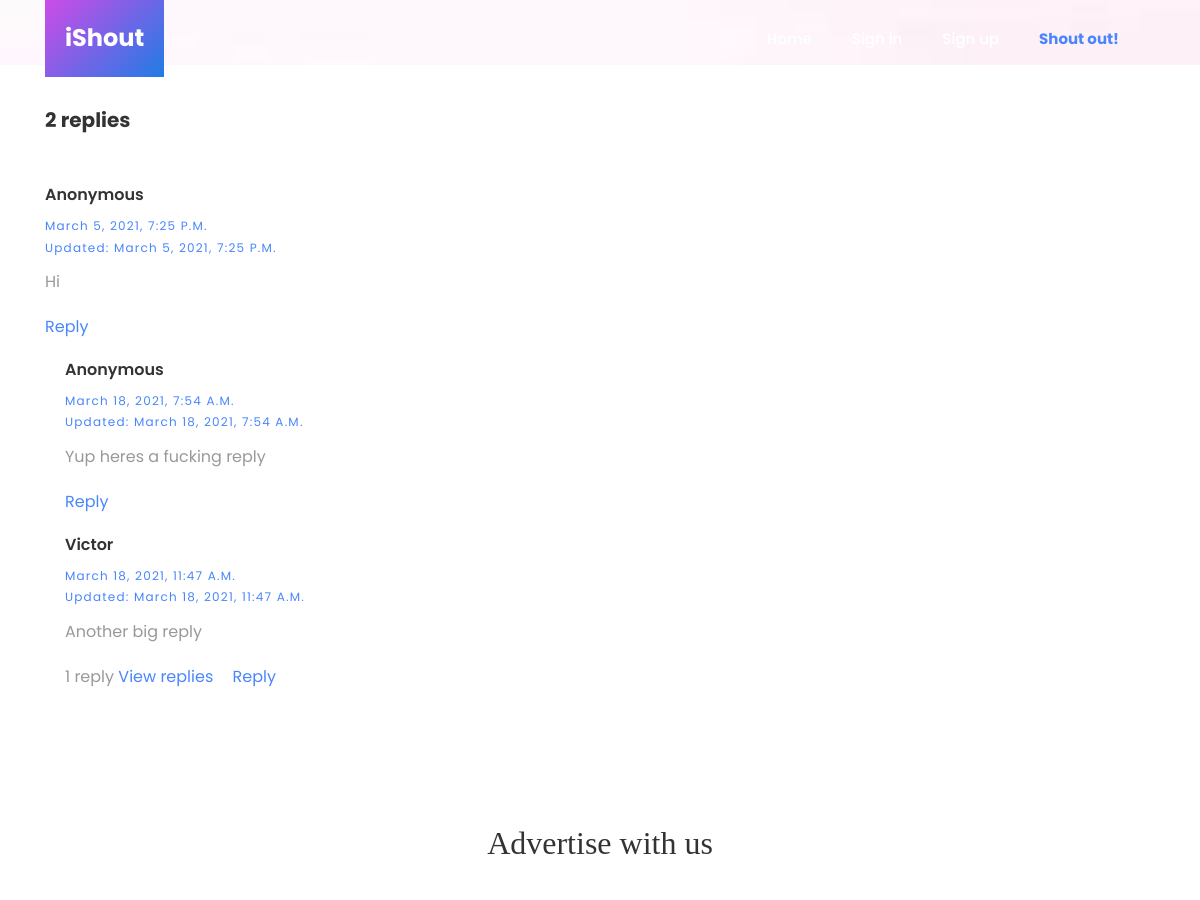
/comment/5/96/replies (upper part), run on an earlier commit of the app's database.
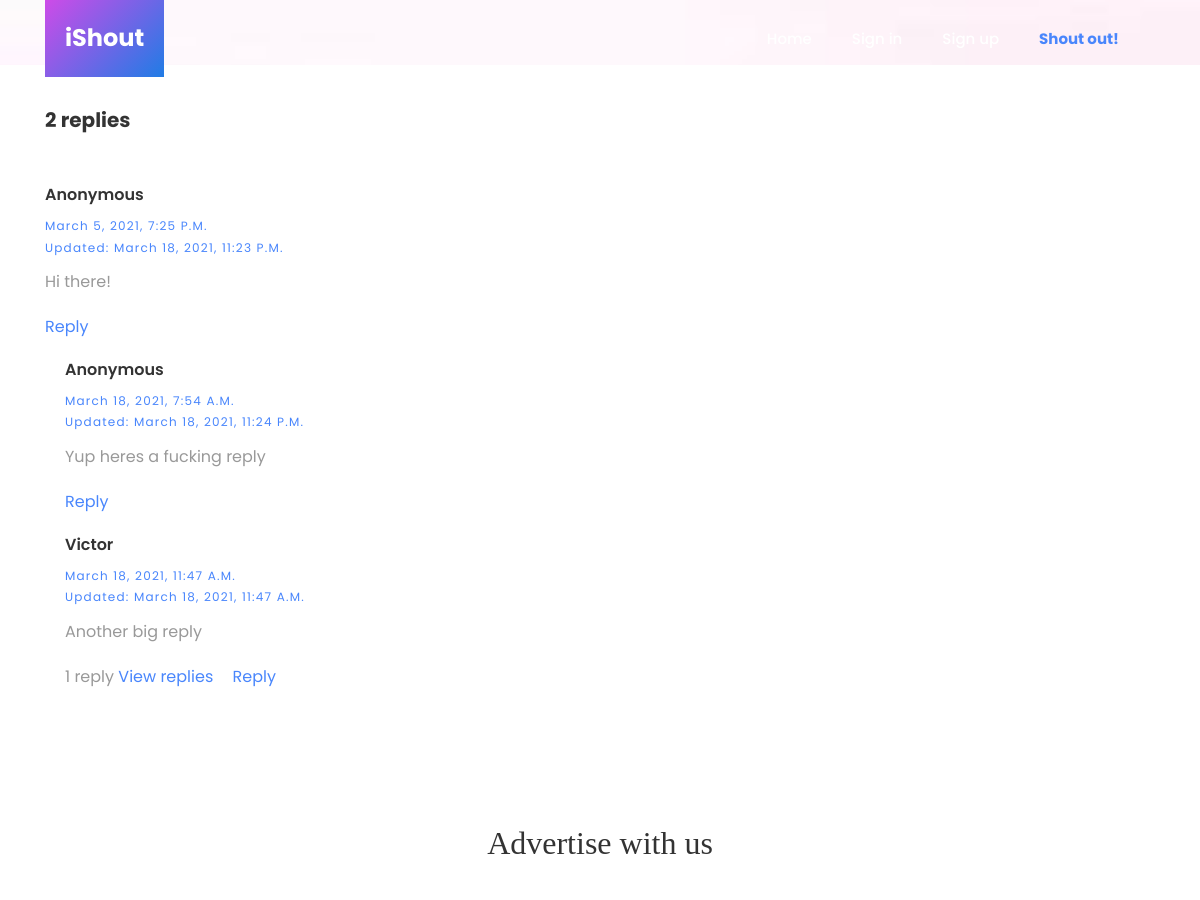
And on a later commit of the database.
### Comment/models.py (models this page shows, shortened)
class Comment(models.Model):
    STATUS_CHOICES = (
        ('active', 'Active'),
        ('inactive', 'Inactive')
    )
    author = models.ForeignKey(User, null=True, on_delete=models.SET_NULL, related_name='comments')
    status = models.CharField(max_length=10, choices=STATUS_CHOICES, default="inactive")
    parent = models.ForeignKey('self', on_delete=models.CASCADE, null=True, blank=True)
    post = models.ForeignKey(Post, on_delete=models.CASCADE, null=True, blank=True)
    published = models.DateTimeField(auto_now_add=True)
    updated = models.DateTimeField(auto_now=True)
    body = models.TextField()

### Comment/views.py (the view)
# urls.py: path('<int:pk>/96/replies', views.replies, name="replies"),
def replies(request, pk):
    reply = Comment.objects.get(id=pk) #Getting the comment with replies user wants to view
    variable_swap = reply
    parent_list = []
    while variable_swap:    #Loop is getting all parents of reply in line(-2) up
        parent_list.insert(0, variable_swap)
        variable_swap = variable_swap.parent
    context = {
        'reply':reply,
        'parents':parent_list
    }
    return render(request, "comment/replies.html", context)

### Main/templates/comment/replies.html (shortened to what this page needs)
{% extends 'base.html' %}
{% load static %}
{% block content %}
    <section class="hero-wrap" style="height: 65px; background-image: url({% static 'images/background.jpg' %});">
    </section>
    <section class="ftco-section ftco-no-pt ftco-no-pb">
        <div class="container">
            <h3 class="mb-5" style="font-size: 20px; font-weight: bold; padding-top:40px;">{{ reply.comment_set.count }} repl{{ reply.comment_set.count|pluralize:'y,ies' }}</h3>
            <ul class="comment-list">
                {% for parent in parents %}
                <div class="comment" style="width: calc(100% - 80px);">
                    <h3 style="font-size: 16px; font-weight: 600; text-transform: capitalize;">
                    {% if not parent.author %}
                        Anonymous
                    {% else %}
                        {{ parent.author }}
                    {% endif %}
                    </h3>
                <div class="meta" style="text-transform: capitalize; font-size: 12px; letter-spacing: .1em; color: #4986fc; display: block; margin-bottom: 10px;">
                <div>{{ parent.published }}</div>
                <div>Updated: {{ parent.updated }}</div>
                </div>
                    <p>{{ parent.body }}</p>
                    <p>
                        <a href="{% url 'comment:create' parent_id=parent.id parent='comment' %}?next={{ request.get_full_path }}" style="margin-right:7px;">Reply</a>
                    </p>
                </div>
                {% endfor %}
            </ul>
            <ul class="comment-list">
                {% for subreply in reply.comment_set.all %}
                <div class="comment" style="width: calc(100% - 80px); padding-left:20px;">
                    <h3 style="font-size: 16px; font-weight: 600; text-transform: capitalize;">
                    {% if not subreply.author %}
                        Anonymous
                    {% else %}
                        {{ subreply.author }}
                    {% endif %}
                    </h3>
                <div class="meta" style="text-transform: capitalize; font-size: 12px; letter-spacing: .1em; color: #4986fc; display: block; margin-bottom: 10px;">
                    <div>{{ subreply.published }}</div>
                    <div>Updated: {{ subreply.updated }}</div>
                </div>
                    <p>{{ subreply.body }}</p>
                    <p>
                        {% if subreply.comment_set.all %}{{ subreply.comment_set.count }} repl{{ subreply.comment_set.count|pluralize:"y,ies" }} <a style="margin-right:15px;" href="{% url 'comment:replies' subreply.id %}">View replies</a>{% endif %}
                        <a href="{% url 'comment:create' parent_id=subreply.id parent='comment' %}?next={{ request.get_full_path }}">Reply</a>
                    </p>
                </div>
                {% endfor %}
            </ul>
        </div>
    </section>
{% endblock %}

What changed in the data, as far as the page shows it:
changed Comment "ies": updated "March 5, 2021, 7:25 P.m." → "March 18, 2021, 11:23 P.m."; body "Hi" → "Hi there!"
changed Comment "Yup heres a fucking reply": updated "March 18, 2021, 7:54 A.m." → "March 18, 2021, 11:24 P.m."
